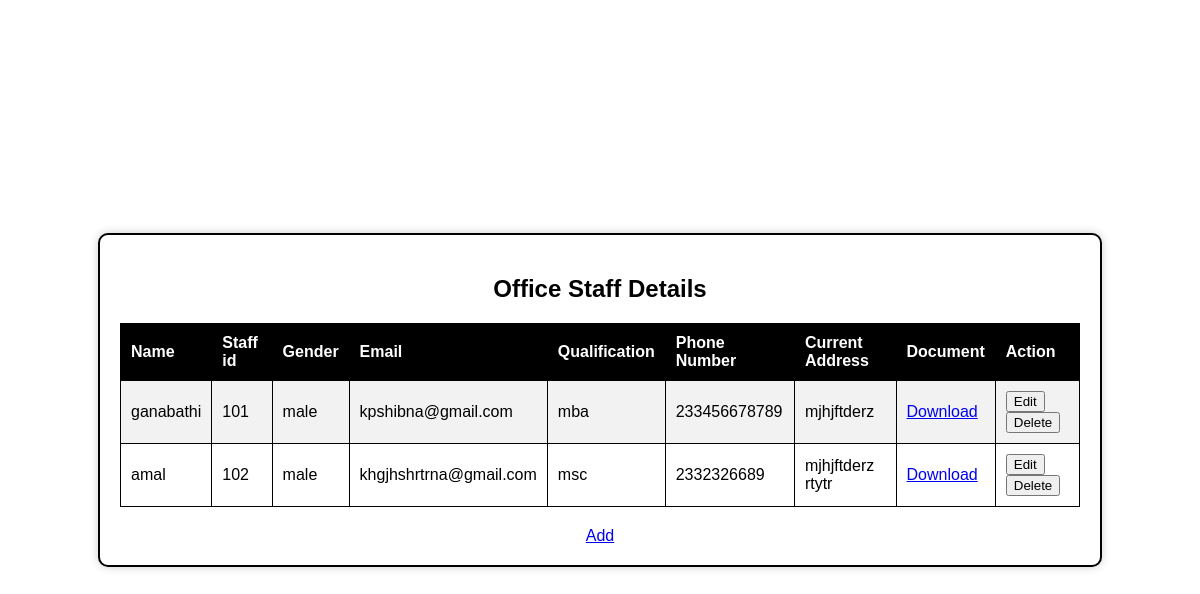
Screenshot of /viewofficestaff with the database file from the repository.
### myapp/models.py (models this page shows)
class addofficestaff(models.Model):
    LOGINID = models.ForeignKey(logintable, on_delete=models.CASCADE,null=True, blank=True)
    staffname = models.CharField(max_length=50,null=True, blank=True)
    staffid = models.CharField(max_length=50,null=True, blank=True)
    gender = models.CharField(max_length=50,null=True, blank=True)
    email = models.CharField(max_length=50,null=True, blank=True)
    qualification = models.CharField(max_length=50,null=True, blank=True)
    phonenumber = models.CharField(max_length=50,null=True, blank=True)
    currentaddress = models.CharField(max_length=50 ,null=True, blank=True)
    choosefile = models.FileField(upload_to='offstafffile/',null=True, blank=True)

### myapp/views.py (the view)
# urls.py: path('viewofficestaff', viewofficestaff.as_view(), name='viewofficestaff'),
class viewofficestaff(View):
    def get(self, request):
        vi=addofficestaff.objects.all()
        return render(request, 'Administrator/viewofficestaff.html',{'data':vi})

### templates/Administrator/viewofficestaff.html (shortened to what this page needs)
<!DOCTYPE html>
<html lang="en">
<head>
</head>
<body>
    <div class="staff-details-container">
        <h2>Office Staff Details</h2>
        <table>
            <tr>
                <th>Name</th>
                <th>Staff id</th>
                <th>Gender</th>
                <th>Email</th>
                <th>Qualification</th>
                <th>Phone Number</th>
                <th>Current Address</th>
                <th>Document</th>
                <th colspan="2">Action</th>
            </tr>
                {% for i in data %}
            <tr>
                <td>{{i.staffname}}</td>
                <td>{{i.staffid}}</td>
                <td>{{i.gender}}</td>
                <td>{{i.email}}</td>
                <td>{{i.qualification}}</td>
                <td>{{i.phonenumber}}</td>
                <td>{{i.currentaddress}}</td>
                <td>{%if i.choosefile %}<a href="{{ i.choosefile.url }}" download>Download</a>{% endif %}</td>
                <td>
                    <a href="/editoffice/{{i.id}}" onclick="return confirm('Are you sure you want to edit?')">
                        <button class="edit-button">Edit</button>
                    </a>
                    <a href="/deleteoffice/{{i.id}}" onclick="return confirm('Are you sure you want to delete?')">
                        <button class="delete-button">Delete</button>
                    </a>
                </td>
            </tr>
            {% endfor %}
        </table>
        <div class="button-container">
            <a href="/addofficestaff" class="add-button">Add</a>
        </div>
    </div>
</body>
</html>

### templates/Administrator/viewofficestaff.html (style rules this page uses)
body { font-family: Arial, sans-serif; background-color: white; color: black; display: flex; justify-content: center; align-items: center; height: 100vh; margin: 0; }
.staff-details-container { background-color: white; padding: 20px; border-radius: 10px; box-shadow: 0 0 10px rgba(0, 0, 0, 0.2); width: 80%; max-width: 1000px; text-align: center; border: 2px solid black; }
table { width: 100%; border-collapse: collapse; margin-bottom: 20px; }
table, th, td { border: 1px solid black; }
th, td { padding: 10px; text-align: left; color: black; }
th { background-color: black; color: white; }
tr:nth-child(even) { background-color: #f2f2f2; }
tr:nth-child(odd) { background-color: white; }

### rows the page displays
addofficestaff: staffname "ganabathi", staffid "101", gender "male", email "kpshibna@gmail.com", qualification "mba", phonenumber "233456678789", currentaddress "mjhjftderz"
addofficestaff: staffname "amal", staffid "102", gender "male", email "khgjhshrtrna@gmail.com", qualification "msc", phonenumber "2332326689", currentaddress "mjhjftderz rtytr"
